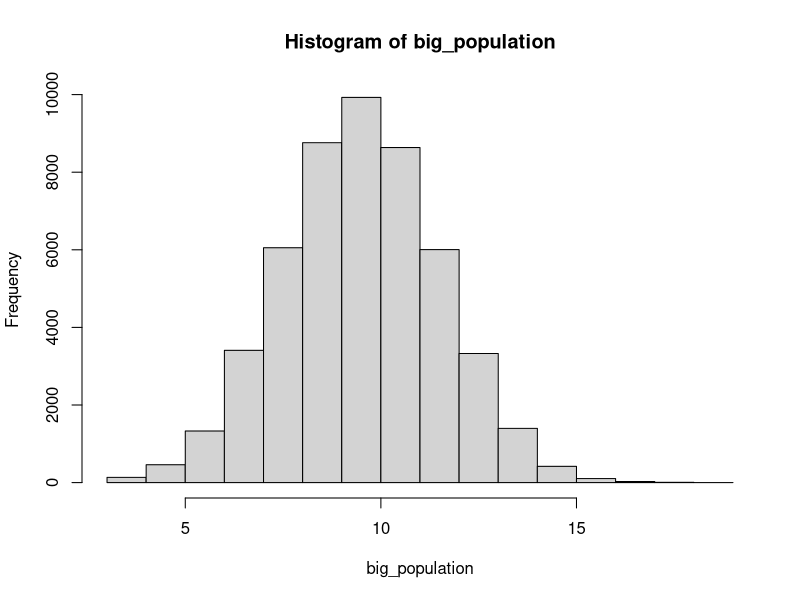
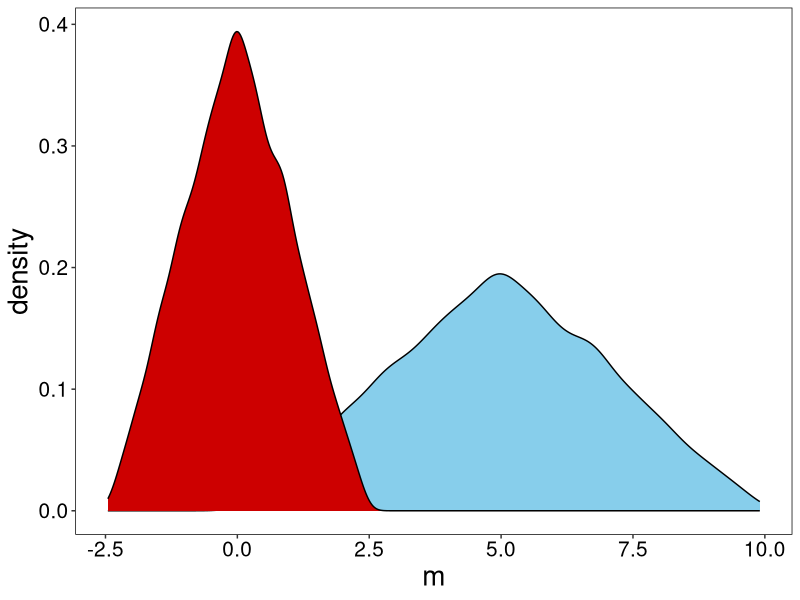
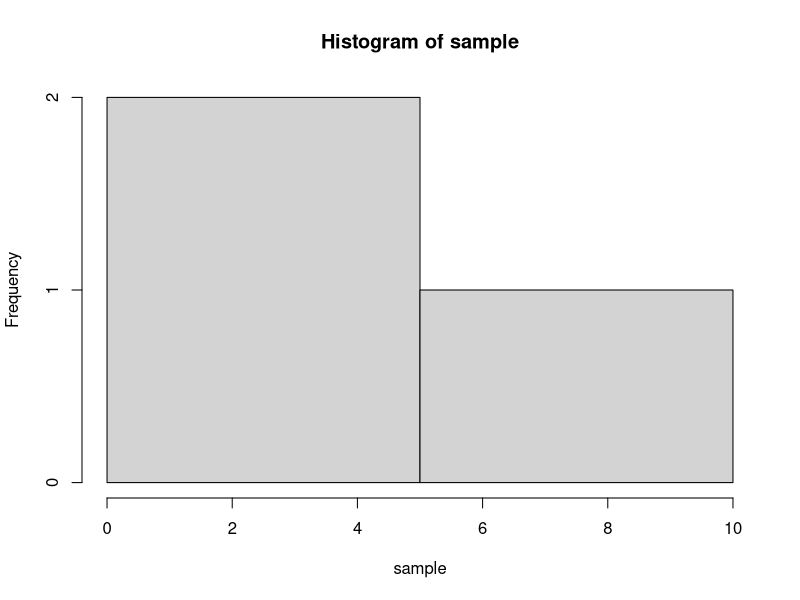
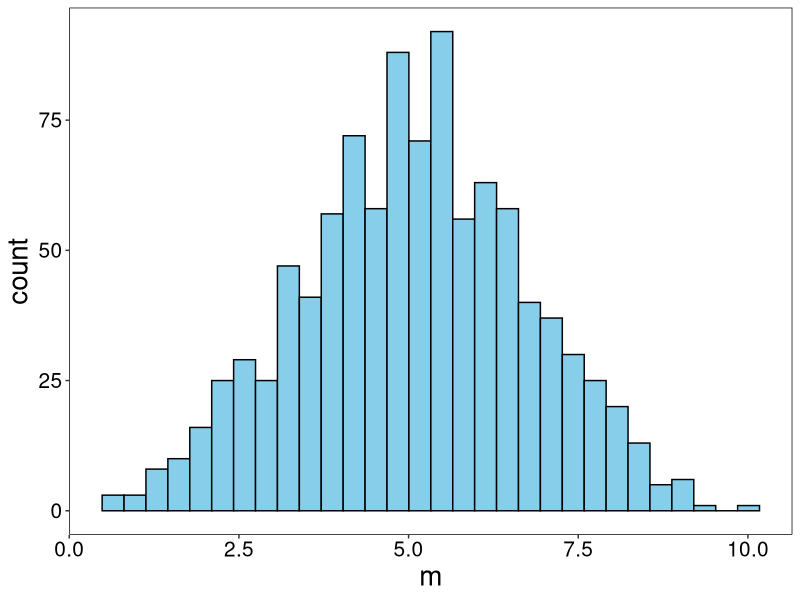
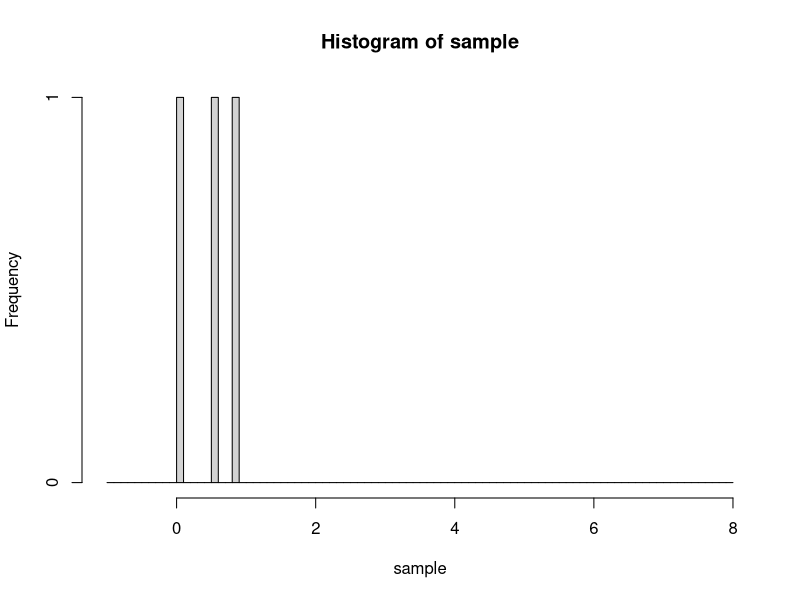
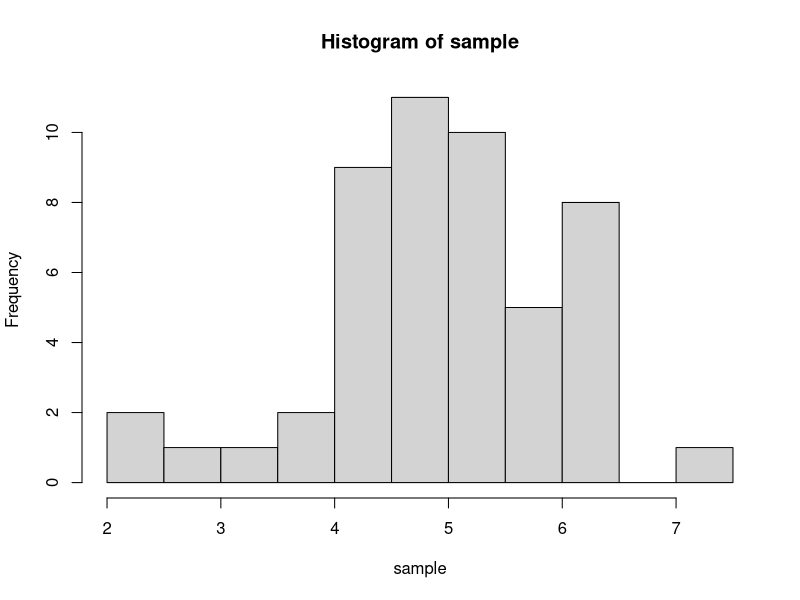
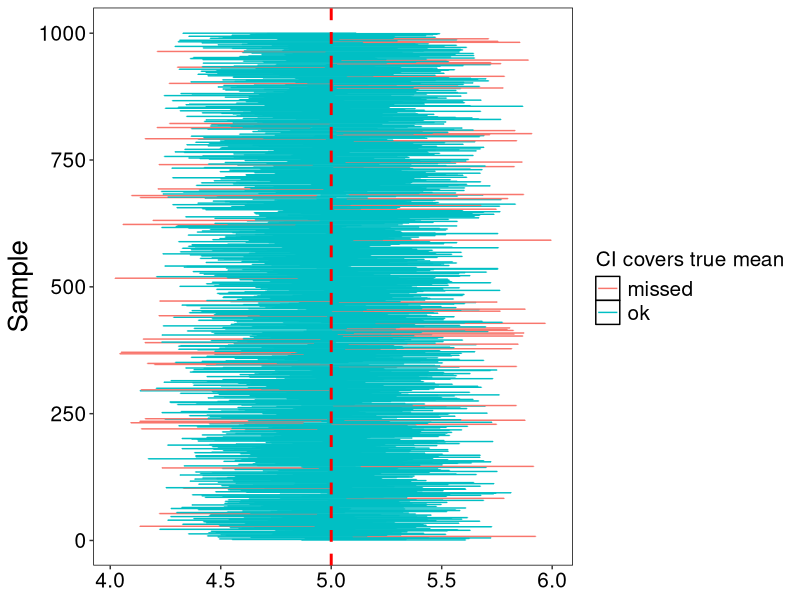
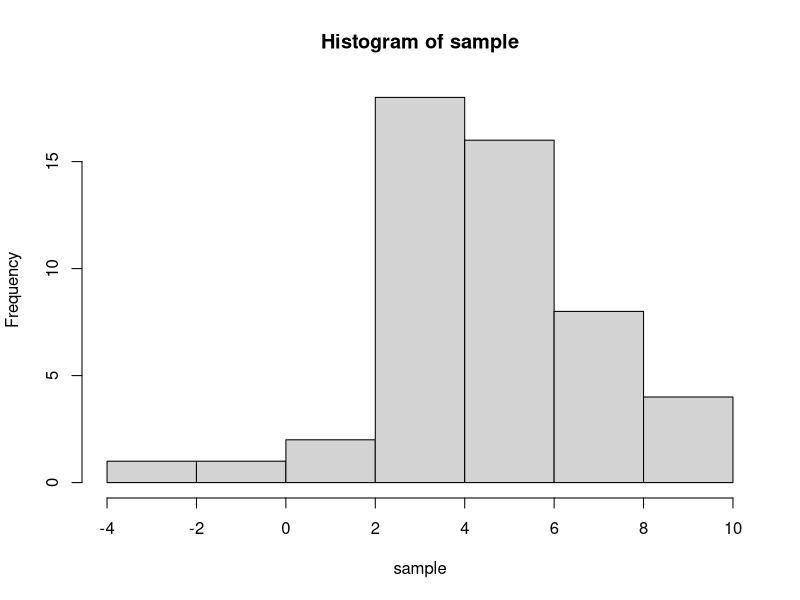

R code for these plots, in order:
## ---- chunk 1
knitr::opts_chunk$set(echo = TRUE)
library(dplyr)
library(tidyr)
library(ggplot2)

theme_custom <- theme(
    axis.text = element_text(size = 15),
    axis.title = element_text(size = 20),
    plot.title = element_text(size = 20, hjust = 0.5),
    plot.subtitle = element_text(size = 15, hjust = 0.5),
    legend.title = element_text(size = 15),
    legend.text = element_text(size = 15),
    panel.background = element_rect(fill = "white"), 
    panel.grid = element_blank()
  )

theme_set(theme_custom)
## ---- chunk 2
sample_size = 100
## ---- chunk 3
# here mean and sd - parameters in "general" population 
# n - number of elements we choose from population
norm_sample = rnorm(n=sample_size, mean=0, sd=1)

#parameters of **sample**
mean(norm_sample)
sd(norm_sample)

## ---- chunk 4
exp_sample = rexp(n=sample_size, rate=4)

mean(exp_sample)
sd(exp_sample)
## ---- chunk 5

unif_sample = runif(n=sample_size, min=0, max=1)

mean(unif_sample)
sd(unif_sample)
## ---- chunk 6
rbinom(n=sample_size, size=10, prob=0.5)

## ---- chunk 7
rpois(n = sample_size, lambda = 1)
## ---- chunk 8
quantile(norm_sample)
quantile(unif_sample, pr=c(0.025, 0.975))
## ---- chunk 9
true_mean = 10
true_sd = 2

# big_population = read_csv('data.csv')
big_population = rnorm(50000, mean = true_mean, sd = true_sd) |> round()

big_population |>  hist()
## ---- chunk 10
sample_size = 10

sample_0 = sample(x=big_population, size=sample_size)
sample_0
## ---- chunk 11
values = c(1,100,10000)
probs_of_values = c(0.2, 0.5, 0.3)

sum(probs_of_values) == 1
## ---- chunk 12
sample_size = 10

sample_2 = sample(values, sample_size, replace=TRUE, prob=probs_of_values)
sample_2
## ---- chunk 13
sample_size = 10

sample_1 = rnorm(sample_size, mean=0, sd=1)
sample_1
## ---- chunk 14
se = function(x){
  sd(x)/sqrt(length(x))
}
## ---- chunk 15

#uniform 
a=0
b=10
## -> mean = ??
population = runif(100000, a, b)

sample_size = 2
n_samples = 10000

df_trial <- tibble(
  sample_ID = rep(1:n_samples, each=sample_size),
  value = sample(x=population,
                 size=sample_size*n_samples, 
                 replace = TRUE,
                 prob=rep(1/length(population), length(population))
                 )
  )

df_trial
## ---- chunk 16
df_standart = 
  df_trial |> 
  group_by(sample_ID) |> 
  summarize(m = mean(value)) |> 
  mutate(z_m = (m - mean(m))/sd(m) ) # <-- Formula! 

df_standart

## ---- chunk 17
#for non-standard
mean(df_standart$m)
sd(df_standart$m)

#for standard
mean(df_standart$z_m)
sd(df_standart$z_m)
## ---- chunk 18
 df_standart |> 
  ggplot() + 
  geom_density(aes(x=m),
               # bins=30, col='black',
               fill='skyblue') +
  geom_density(aes(x=z_m),
               # bins=30, col='black', 
               fill='red3')
## ---- chunk 19
sample_size = 3

sample = runif(n=sample_size, min=0, max=10)

hist(sample)
## ---- chunk 20
n_samples = 1000

df_trial <- data.frame(
  sample_ID = rep(1:n_samples, each=sample_size),
    value = runif(sample_size*n_samples, 0, 10) 
  # generating sample_size*n_samples values from the same distibution
  )

df_means_from_samples = 
  df_trial |> group_by(sample_ID) |> 
  summarize(m = mean(value)) 

df_means_from_samples |> 
  ggplot() + 
  geom_histogram(aes(x=m), bins=30, col='black', fill='skyblue')
## ---- chunk 21
sample_size = 3 

sample = rexp(sample_size, rate=1)

hist(sample, breaks = seq(-1,8,0.1))
## ---- chunk 22
true_mean = 5
true_sd = 1

sample_size = 50

sample = rnorm(sample_size, true_mean, true_sd)

sample_mean = mean(sample)
# sample_sd = sd(sample_norm)
sample_se = se(sample)

hist(sample)
## ---- chunk 23
quantiles = qnorm(0, 1, p = c(0.025, 0.975)) #+- 1.96

c(
  sample_mean + quantiles[1] * sample_se,
  sample_mean + quantiles[2] * sample_se
)
## ---- chunk 24

sample_size = 100 
n_samples = 1000
true_mean=5

df_trial <- tibble(
  sample_ID = rep(1:n_samples, each=sample_size),
  value = rnorm(sample_size*n_samples, true_mean, 2)
  )

quantiles = qnorm(0, 1, p = c(0.025, 0.975))


df_ci = df_trial |> group_by(sample_ID) |> 
  summarize(mu = mean(value), 
            se_sample = se(value), 
            conf.min = mu + quantiles[1] * se_sample,
            conf.max = mu + quantiles[2] * se_sample) |> 
  mutate(out = ifelse((true_mean < conf.max) & (true_mean > conf.min), 'ok', 'missed'))

  
## ---- chunk 25
table(df_ci$out)
prop.table(table(df_ci$out))
## ---- chunk 26
#| fig-height: 7
#| fig-width: 10
df_ci |>  
  ggplot(aes(y=sample_ID)) +
  geom_errorbar(aes(xmin = conf.min, xmax = conf.max, col=out)) +
  geom_vline(aes(xintercept = 5), col='red', lty=2, size=1) +
  labs(y="Sample", color='CI covers true mean') 
## ---- chunk 27
true_mean = 5
true_sd = 2

## ---- chunk 28
sample_size = 50

sample = rnorm(sample_size, true_mean, true_sd)

sample_mean = mean(sample)
# sample_sd = sd(sample_norm)
sample_se = se(sample)

hist(sample)
## ---- chunk 29
quantiles = qt(df = length(sample)-1, p = c(0.025, 0.975)) 
quantiles
## ---- chunk 30
c(
  sample_mean + quantiles[1] * sample_se,
  sample_mean + quantiles[2] * sample_se
)
## ---- chunk 31
t.test(sample)
## ---- chunk 32
sample_size = 10

# sample = rexp()
